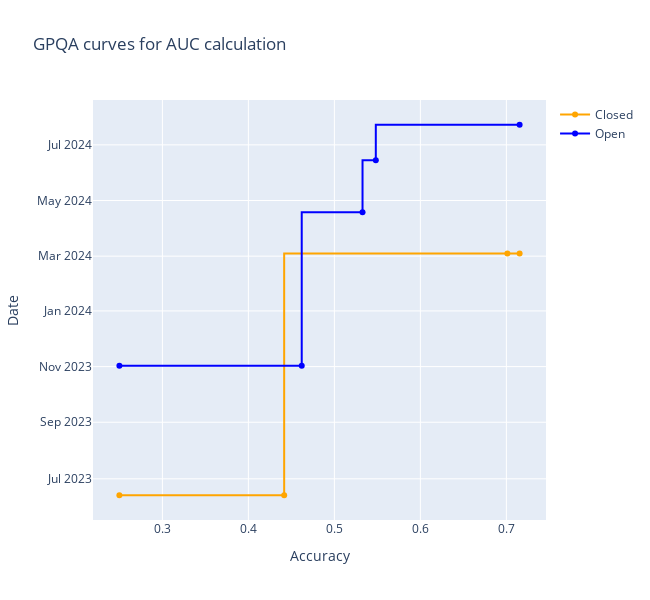

Write notebook code for a chart like this one.
### Code cell
# Plot time on y axis and score on x axis
bench = 'GPQA'
fig = go.Figure()
fig.add_trace(
    go.Scatter(
        x=max_dfs_for_auc[bench]['Closed']['Score'],
        y=max_dfs_for_auc[bench]['Closed']['Date'], 
        mode='lines+markers',
        marker=dict(color='orange'),
        text=max_dfs_for_auc[bench]['Closed']['System'],
        textposition='bottom center',
        name='Closed',
        line=dict(shape='vh')
    )
)
fig.add_trace(
    go.Scatter(
        x=max_dfs_for_auc[bench]['Open']['Score'],
        y=max_dfs_for_auc[bench]['Open']['Date'],
        mode='lines+markers',
        marker=dict(color='blue'),
        text=max_dfs_for_auc[bench]['Open']['System'],
        textposition='bottom center',
        name='Open',
        line=dict(shape='vh')
    )
)
fig.update_layout(
    width=650,
    height=600,
    title=f"{bench} curves for AUC calculation",
    xaxis_title="Accuracy",
    yaxis_title="Date",
)
fig.show()

### Figure 1 — Plotly figure (JSON) as saved in the notebook; plotly's stock layout.template omitted (floating-point values rounded to 4 significant figures)
{"data": [{"line": {"shape": "vh"}, "marker": {"color": "orange"}, "mode": "lines+markers", "name": "Closed", "text": ["Random chance", "gpt-4-0613", "Claude 3 Opus", "GPT-4o (Truncated)"], "textposition": "bottom center", "type": "scatter", "x": [0.25, 0.4416, 0.7012, 0.7154], "y": ["2023-06-13T00:00:00", "2023-06-13T00:00:00", "2024-03-04T00:00:00", "2024-03-04T00:00:00"]}, {"line": {"shape": "vh"}, "marker": {"color": "blue"}, "mode": "lines+markers", "name": "Open", "text": ["Random chance", "Yi-34B", "Llama 3 70B", "Nemotron-4-340B Instruct", "Llama 3.1 405B"], "textposition": "bottom center", "type": "scatter", "x": [0.25, 0.462, 0.5327, 0.5482, 0.7154], "y": ["2023-11-02T00:00:00", "2023-11-02T00:00:00", "2024-04-18T00:00:00", "2024-06-14T00:00:00", "2024-07-23T00:00:00"]}], "layout": {"height": 600, "title": {"text": "GPQA curves for AUC calculation"}, "width": 650, "xaxis": {"title": {"text": "Accuracy"}}, "yaxis": {"title": {"text": "Date"}}}}
